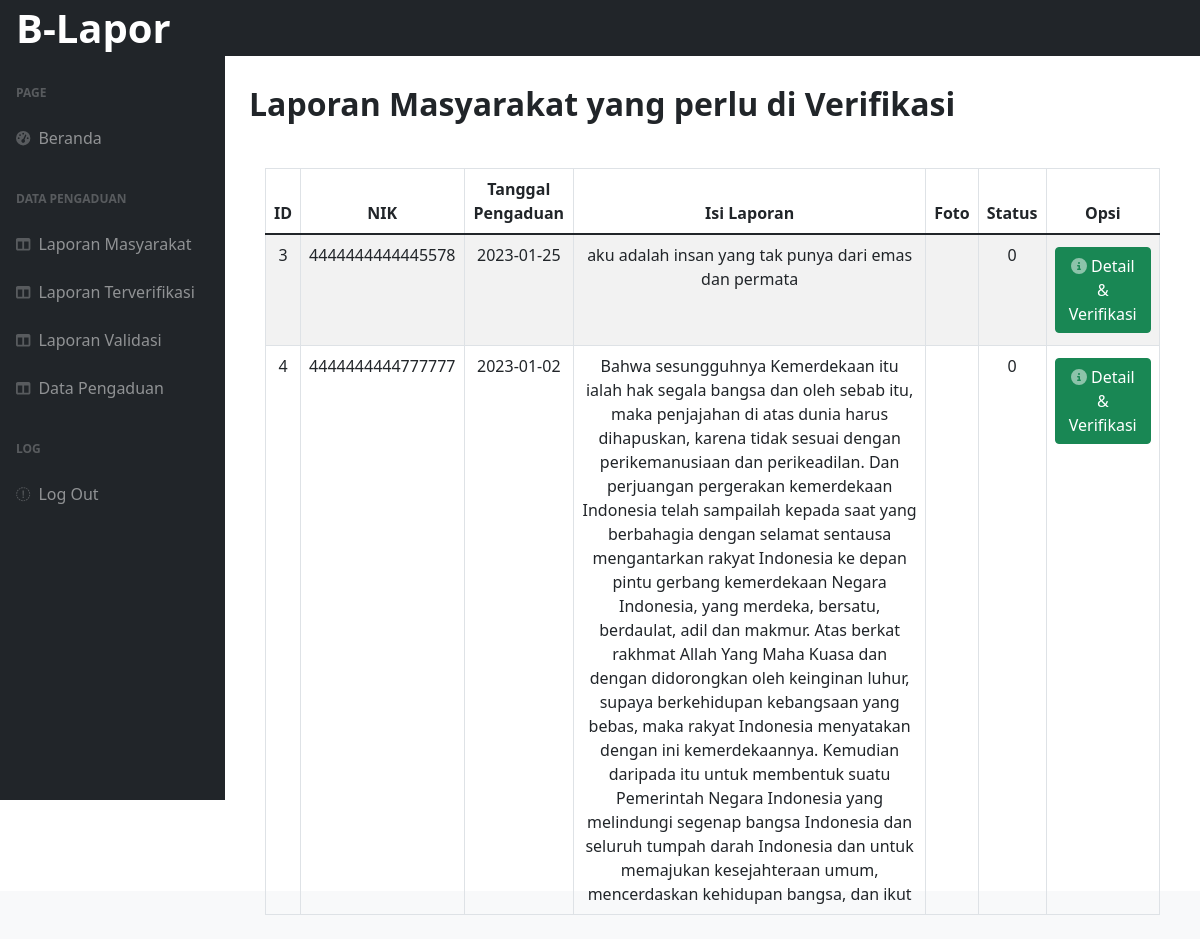
The page /petugas/verifikasi.php on the database its author committed.
### tables this page shows
CREATE TABLE `pengaduan` (
  `id_pengaduan` int NOT NULL,
  `tgl_pengaduan` date NOT NULL,
  `nik` char(16) NOT NULL,
  `isi_laporan` text NOT NULL,
  `foto` varchar(255) NOT NULL,
  `status` enum('0','proses','selesai') NOT NULL
);

### petugas/verifikasi.php (the view, shortened to what this page needs)
<?php
    include "../template/petugas/header.php"
?>
            <div id="layoutSidenav_content">
                <main>
                    <div class="container-fluid px-4">
                        <div class="mt-4 mb-4 fs-2 fw-bolder">Laporan Masyarakat yang perlu di Verifikasi
                        </div>
              <div class="card-body">
                <table id="example1" class="table table-bordered table-striped" style="text-align:center">
                  <thead>
                  <tr>
                    <th>ID</th>
                    <th>NIK</th>
                    <th>Tanggal Pengaduan</th>
                    <th>Isi Laporan</th>
                    <th>Foto</th>
                    <th>Status</th>
                    <th>Opsi</th>
                  </tr>
                  </thead>
                  <tbody>
                  <?php
                    include "../proses/koneksi.php";
                    $tampil=mysqli_query($koneksi,"select * from pengaduan where status='0'");
                    while($data=mysqli_fetch_array($tampil)) {
                  ?>
                    <tr>
                      <td><?php echo $data['id_pengaduan'] ?></td>
                      <td><?php echo $data['nik'] ?></td>
                      <td><?php echo $data['tgl_pengaduan'] ?></td>
                      <td><?php echo $data['isi_laporan'] ?></td>
                      <td><?php echo $data['foto'] ?></td>
                      <td><?php echo $data['status'] ?></td>
                      <td>
                        <a href="detail.php?id=<?php echo $data['id_pengaduan'];?>" class="my-1 btn btn-success btn-icon-split">
                          <span class="icon text-white-50">
                            <i class="fa-solid fa-circle-info"></i>
                          </span>
                          <span class="text">Detail & Verifikasi</span>
                        </a>
                      </td>
                    </tr>
                  <?php
                   }
                  ?>
                  </tbody>
                </table>
              </div>
            </div>
                    </div>
            </div>
    </body>
</html>
<?php
 include "../template/footer.php"
?>

### template/petugas/header.php (shortened to what this page needs)
<!DOCTYPE html>
<html lang="en">
    <head>
        <link href="https://cdn.jsdelivr.net/npm/simple-datatables@latest/dist/style.css" rel="stylesheet" />
        <link href="../assets/css/styles.css" rel="stylesheet" />
        <script src="https://cdn.tailwindcss.com"></script>
    </head>
    <body class="sb-nav-fixed">
        <nav class="sb-topnav navbar navbar-expand navbar-dark bg-dark">
            <a class="navbar-brand ps-3 fs-1 fw-bold" href="index.html">B-Lapor</a>
        </nav>
        <div id="layoutSidenav">
            <div id="layoutSidenav_nav">
                <nav class="sb-sidenav accordion sb-sidenav-dark" id="sidenavAccordion">
                    <div class="sb-sidenav-menu">
                        <div class="nav">
                            <div class="sb-sidenav-menu-heading">Page</div>
                            <a class="nav-link" href="index.php">
                                <div class="sb-nav-link-icon"><i class="fas fa-tachometer-alt"></i></div>
                                Beranda
                            </a>
                            <div class="sb-sidenav-menu-heading">Data Pengaduan</div>
                            <a href="verifikasi.php" class="nav-link">
                                <div class="sb-nav-link-icon"><i class="fas fa-columns"></i></div>
                                Laporan Masyarakat
                            </a>
                            <a href="terverifikasi.php" class="nav-link">
                                <div class="sb-nav-link-icon"><i class="fas fa-columns"></i></div>
                                Laporan Terverifikasi
                            </a>
                            <a href="validasi.php" class="nav-link">
                                <div class="sb-nav-link-icon"><i class="fas fa-columns"></i></div>
                                Laporan Validasi
                            </a>
                            <a href="data_pengaduan.php" class="nav-link">
                                <div class="sb-nav-link-icon"><i class="fas fa-columns"></i></div>
                                Data Pengaduan
                            </a>
                            <div class="sb-sidenav-menu-heading">Log</div>
                            <a class="nav-link" href="../log/logout.php" onclick="return confirm('Anda yakin untuk logout?')">
                                <div class="sb-nav-link-icon"><i class="fa-sharp fa-solid fa-user"></i></i></div>
                                Log Out
                            </a>
                        </div>
                    </div>
            </div>

### template/footer.php (shortened to what this page needs)
<footer class="py-4 bg-light mt-auto">
                </footer>

### rows shown on the page
pengaduan: id_pengaduan "3", nik "4444444444445578", tgl_pengaduan "2023-01-25", isi_laporan "aku adalah insan yang tak punya dari emas dan permata", status "0"
pengaduan: id_pengaduan "4", nik "4444444444777777", tgl_pengaduan "2023-01-02", isi_laporan "Bahwa sesungguhnya Kemerdekaan itu ialah hak segala bangsa dan oleh sebab itu, maka penjajahan di atas dunia harus dihapuskan, karena tidak sesuai dengan perikemanusiaan dan perikeadilan. Dan perjuangan pergerakan kemerdekaan Indonesia telah sampailah kepada saat yang berbahagia dengan selamat sentausa mengantarkan rakyat Indonesia ke depan pintu gerbang kemerdekaan Negara Indonesia, yang merdeka, bersatu, berdaulat, adil dan makmur. Atas berkat rakhmat Allah Yang Maha Kuasa dan dengan didorongkan oleh keinginan luhur, supaya berkehidupan kebangsaan yang bebas, maka rakyat Indonesia menyatakan dengan ini kemerdekaannya. Kemudian daripada itu untuk membentuk suatu Pemerintah Negara Indonesia…", status "0"
